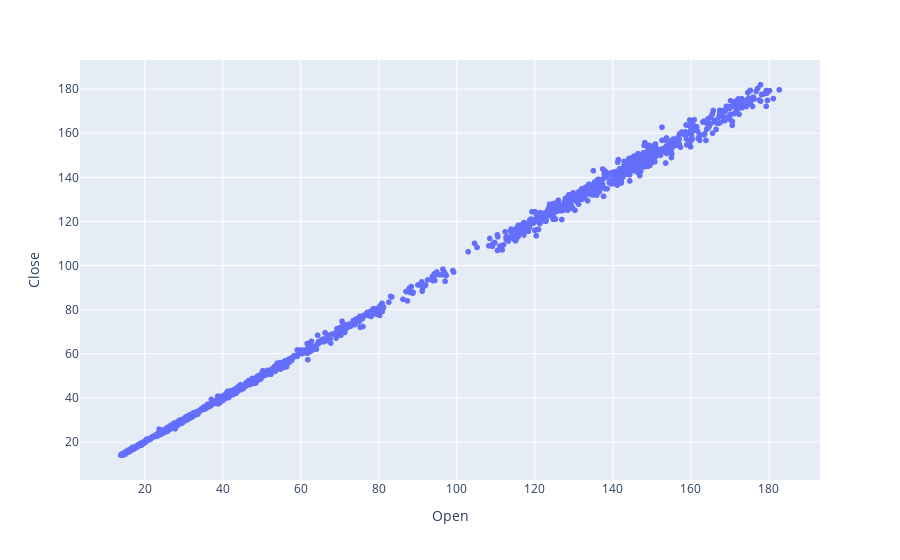

The cell this chart's notebook holds for it:
### Code cell
pe.scatter(
    data_frame=df,
    x = "Open",
    y= "Close"
)

### Figure 1 — Plotly figure (JSON) as saved in the notebook; plotly's stock layout.template omitted (floating-point values rounded to 4 significant figures; data arrays with more than 128 entries replaced by an {"elided": "..."} marker saying what was removed)
{"data": [{"hovertemplate": "Open=%{x}<br>Close=%{y}<extra></extra>", "legendgroup": "", "marker": {"color": "#636efa", "symbol": "circle"}, "mode": "markers", "name": "", "showlegend": false, "type": "scattergl", "x": {"elided": "2518 float values"}, "xaxis": "x", "y": {"elided": "2518 float values"}, "yaxis": "y"}], "layout": {"legend": {"tracegroupgap": 0}, "margin": {"t": 60}, "xaxis": {"anchor": "y", "domain": [0, 1], "title": {"text": "Open"}}, "yaxis": {"anchor": "x", "domain": [0, 1], "title": {"text": "Close"}}}}
